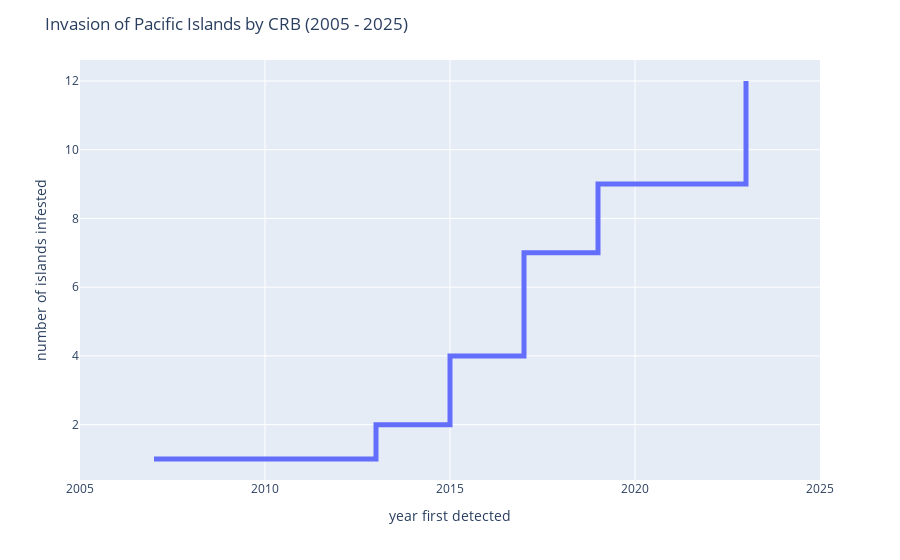

The notebook cell saved with this chart:
### Code cell
fig = px.line(x=df.Year, y=df.index, line_shape='hv')
fig.update_xaxes(range = [2005, 2025])
fig.update_traces(line=dict(width=5))
fig.update_layout(title="Invasion of Pacific Islands by CRB (2005 - 2025)", xaxis_title="year first detected",  yaxis_title="number of islands infested")
fig.show()

### Figure 1 — Plotly figure (JSON) as saved in the notebook; plotly's stock layout.template omitted (floating-point values rounded to 4 significant figures)
{"data": [{"hovertemplate": "x=%{x}<br>y=%{y}<extra></extra>", "legendgroup": "", "line": {"color": "#636efa", "dash": "solid", "shape": "hv", "width": 5}, "marker": {"symbol": "circle"}, "mode": "lines", "name": "", "orientation": "v", "showlegend": false, "type": "scatter", "x": [2007, 2013, 2015, 2015, 2017, 2017, 2017, 2019, 2019, 2023, 2023, 2023], "xaxis": "x", "y": [1, 2, 3, 4, 5, 6, 7, 8, 9, 10, 11, 12], "yaxis": "y"}], "layout": {"legend": {"tracegroupgap": 0}, "margin": {"t": 60}, "title": {"text": "Invasion of Pacific Islands by CRB (2005 - 2025)"}, "xaxis": {"anchor": "y", "domain": [0, 1], "range": [2005, 2025], "title": {"text": "year first detected"}}, "yaxis": {"anchor": "x", "domain": [0, 1], "title": {"text": "number of islands infested"}}}}
